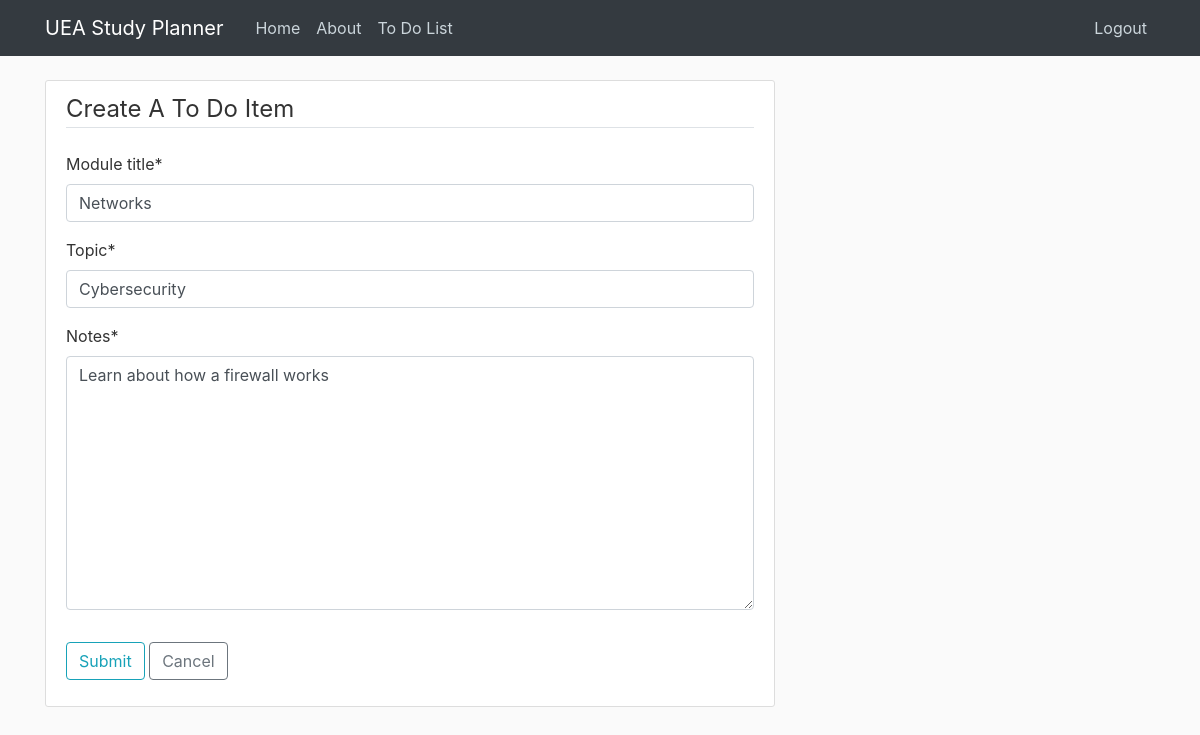
The page /todo/17/update/ (signed in) on the database its author committed.
### users/models.py (models this page shows, shortened)
class ToDo(models.Model):
	module_title = models.CharField(max_length=30)
	topic = models.CharField(max_length=30)
	date_created = models.DateTimeField(auto_now_add=True)
	author = models.ForeignKey(User, on_delete=models.CASCADE)
	notes = models.TextField()

### users/views.py (the view, shortened to what this page needs)
# urls.py: path('todo/<int:pk>/update/', ToDoUpdateView.as_view(), name="todo_update"),
class ToDoUpdateView(LoginRequiredMixin, UserPassesTestMixin, UpdateView):
	model = ToDo
	fields = ['module_title', 'topic', 'notes']
	def test_func(self):
		todo = self.get_object()
		if self.request.user == todo.author:
			return True
		return False

### users/templates/users/todo_form.html (shortened to what this page needs)
{% extends "home_page/base.html" %}
{% load crispy_forms_tags %}
{% block content %}
	<div class="content-section">
		<form method="POST">
			<fieldset class="form-group">
				<legend class="border-bottom mb-4">
					Create A To Do Item
				</legend>
				{{ form|crispy }}
			</fieldset>
			<div class="form-group">
				<button class="btn btn-outline-info" type="submit">
				Submit
				</button>
				<a class="btn btn-outline-secondary" href="{% url 'todo' %}">
				Cancel
				</a>
			</div>
		</form>
{% endblock content %}

### home_page/static/home_page/main.css (style rules this page uses)
body { background: #fafafa; color: #333333; margin-top: 5rem; }
.content-section { background: #ffffff; padding: 10px 20px; border: 1px solid #dddddd; border-radius: 3px; margin-bottom: 20px; }

### rows shown on the page
ToDo: module_title "Networks", topic "Cybersecurity", notes "Learn about how a firewall works"
